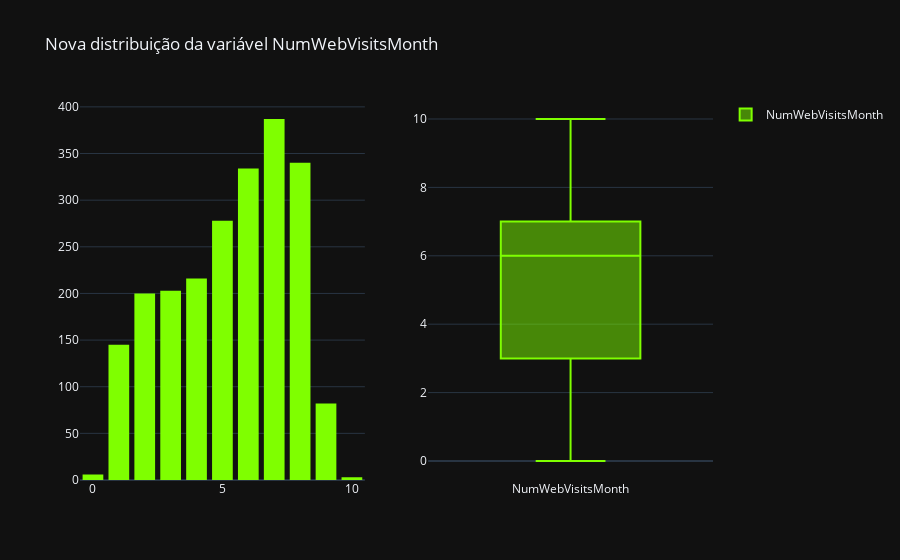

Write notebook code for a chart like this one.
### Markdown cell above
No grupo 4, o número de compras na loja está bem distribuído, enquanto a variável target encontra-se balanceada. No que tange ao número de visitas mensais, temos alguns outliers, que serão retirados pelo método do intervalo interquartil. Por fim, a variável 'Complain' apresenta uma resposta diferente apenas, de forma que não contribuirá significativamente para o modelo. Assim, será retirada por completo.

### Code cell
#Retirando a coluna 'Complain'
df.drop(columns = 'Complain',  inplace = True)

#Filtrando os outliers de NumWebVisitsMonth
q1_web = df['NumWebVisitsMonth'].quantile(0.25)
q3_web = df['NumWebVisitsMonth'].quantile(0.75)
IQR_web = q3_web - q1_web

lim_min_web = q1_web - 1.5*IQR_web
lim_max_web = q3_web + 1.5*IQR_web
df = df[df['NumWebVisitsMonth']>lim_min_web]
df = df[df['NumWebVisitsMonth']<lim_max_web]

#Verificando a nova distribuição da variável
fig = make_subplots(rows = 1, cols=2)

fig.add_traces(go.Histogram(x=df['NumWebVisitsMonth'],
                            marker_color=colors_4[1],
                            showlegend=False),
               rows = 1, cols = 1)
fig.add_traces(go.Box(y=df['NumWebVisitsMonth'],
                      marker_color=colors_4[1],
                      name = 'NumWebVisitsMonth'),
               rows = 1, cols = 2)
fig.update_layout(bargap = 0.2, title_text = 'Nova distribuição da variável NumWebVisitsMonth')
fig.show()

### Figure 1 — Plotly figure (JSON) as saved in the notebook; plotly's stock layout.template omitted (floating-point values rounded to 4 significant figures; data arrays with more than 128 entries replaced by an {"elided": "..."} marker saying what was removed)
{"data": [{"marker": {"color": "chartreuse"}, "showlegend": false, "x": {"elided": "2194 int values"}, "type": "histogram", "xaxis": "x", "yaxis": "y"}, {"marker": {"color": "chartreuse"}, "name": "NumWebVisitsMonth", "y": {"elided": "2194 int values"}, "type": "box", "xaxis": "x2", "yaxis": "y2"}], "layout": {"xaxis": {"anchor": "y", "domain": [0.0, 0.45]}, "yaxis": {"anchor": "x", "domain": [0.0, 1.0]}, "xaxis2": {"anchor": "y2", "domain": [0.55, 1.0]}, "yaxis2": {"anchor": "x2", "domain": [0.0, 1.0]}, "title": {"text": "Nova distribuição da variável NumWebVisitsMonth"}, "bargap": 0.2}}
